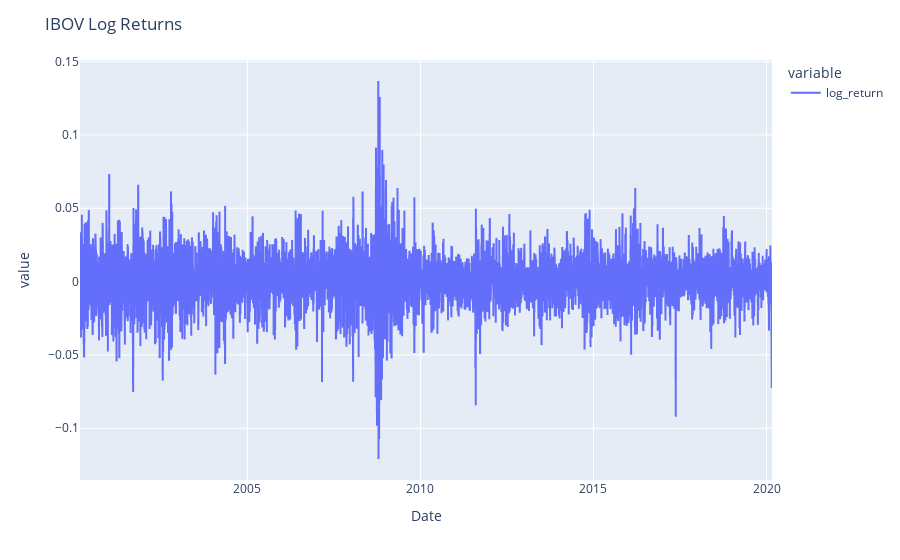

The notebook cell saved with this chart:
### Code cell
ibov['log_return'] = np.log(ibov['Adj Close']/ibov['Adj Close'].shift(1))
fig = px.line(ibov['log_return'], facet_col_wrap=1)
fig.update_yaxes(matches=None)
fig.update_layout(
    title={
        'text': "IBOV Log Returns"})
fig.show()

### Figure 1 — Plotly figure (JSON) as saved in the notebook; plotly's stock layout.template omitted (floating-point values rounded to 4 significant figures; data arrays with more than 128 entries replaced by an {"elided": "..."} marker saying what was removed)
{"data": [{"hovertemplate": "variable=log_return<br>Date=%{x}<br>value=%{y}<extra></extra>", "legendgroup": "log_return", "line": {"color": "#636efa", "dash": "solid"}, "marker": {"symbol": "circle"}, "mode": "lines", "name": "log_return", "showlegend": true, "type": "scattergl", "x": {"elided": "4946 str values"}, "xaxis": "x", "y": {"elided": "4946 float values"}, "yaxis": "y"}], "layout": {"legend": {"title": {"text": "variable"}, "tracegroupgap": 0}, "margin": {"t": 60}, "title": {"text": "IBOV Log Returns"}, "xaxis": {"anchor": "y", "domain": [0, 1], "title": {"text": "Date"}}, "yaxis": {"anchor": "x", "domain": [0, 1], "title": {"text": "value"}}}}
